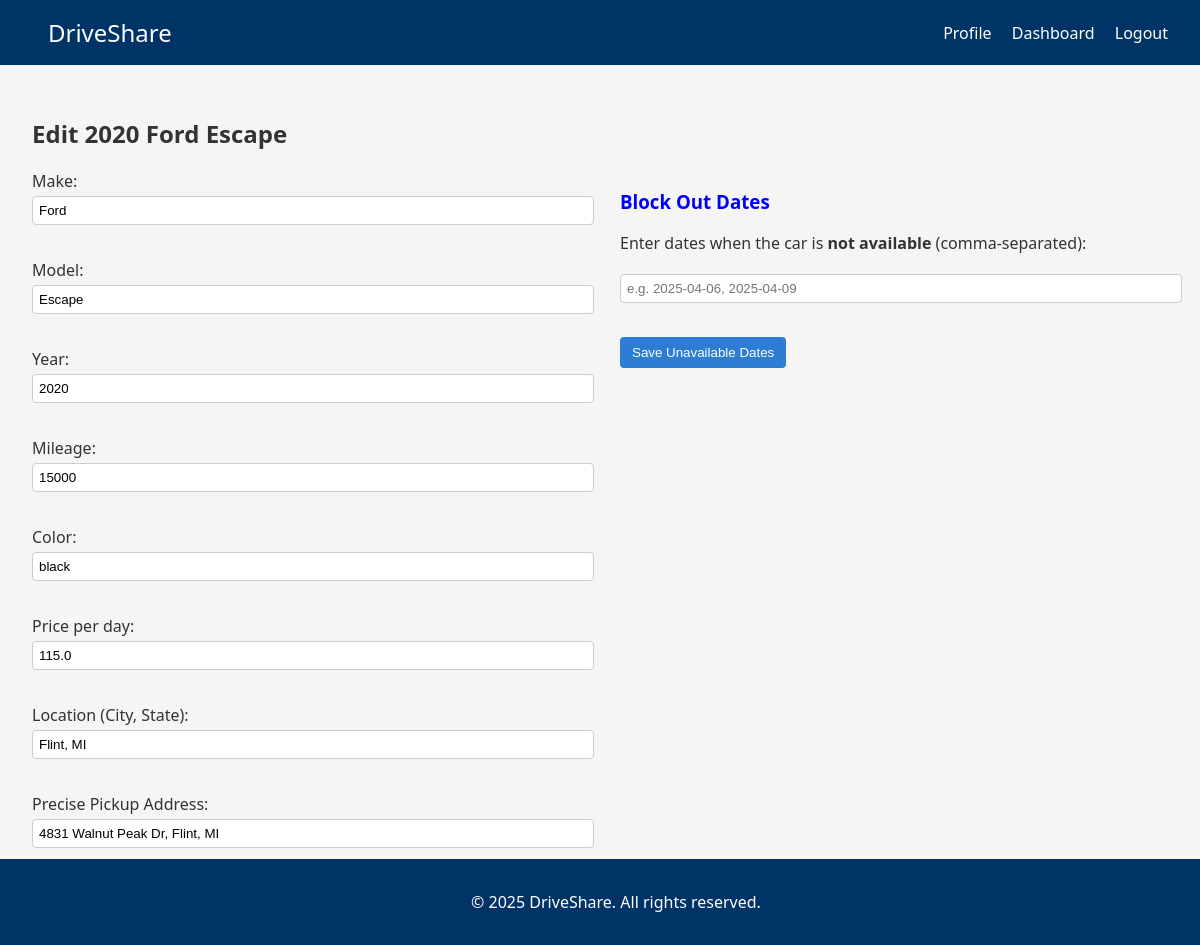
Before: /edit_car/1 (signed in) with the older database file.
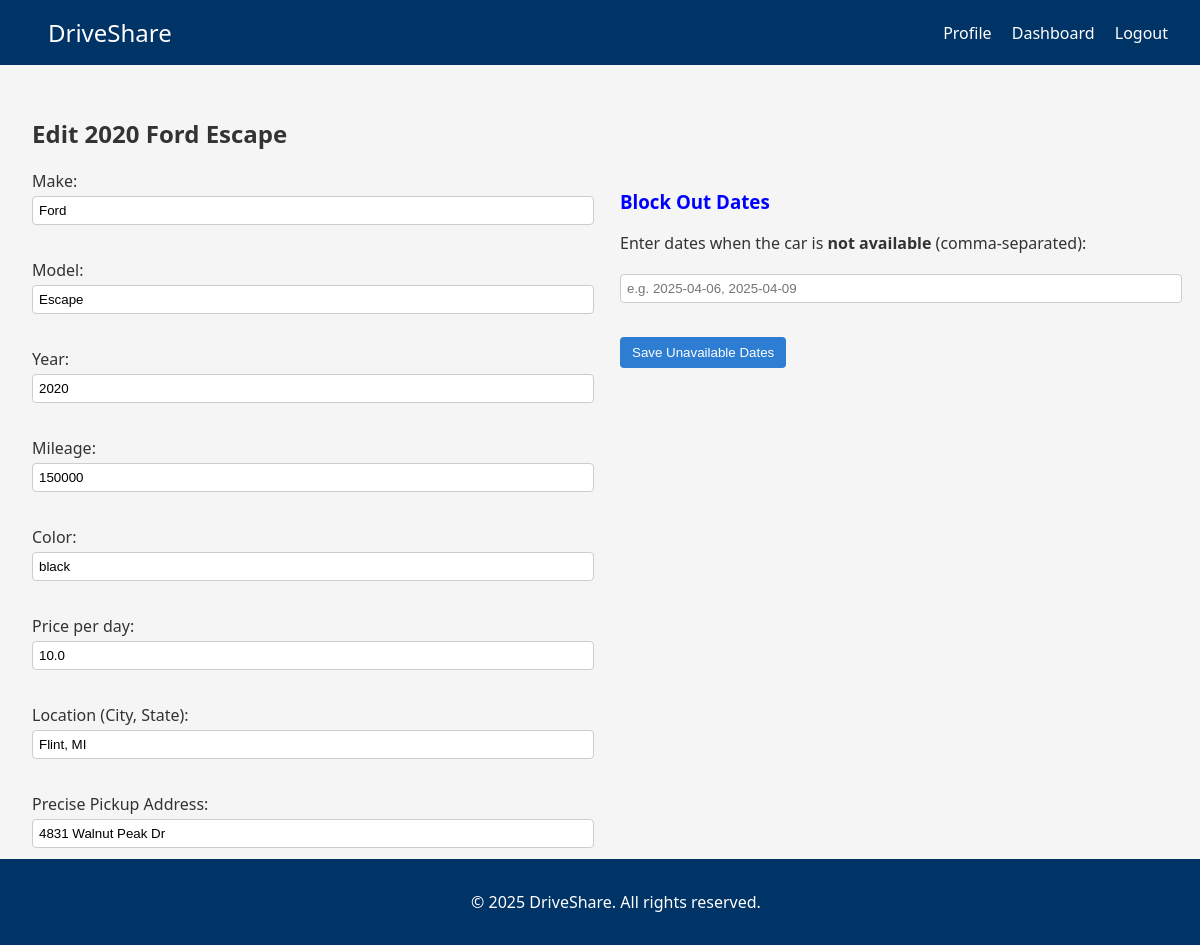
After: the same page with the newer database file.
### tables this page shows
CREATE TABLE cars (
                id INTEGER PRIMARY KEY AUTOINCREMENT,
                owner_id INTEGER NOT NULL,
                model TEXT NOT NULL,
                make TEXT NOT NULL,
                year INTEGER NOT NULL,
                mileage INTEGER NOT NULL,
                color TEXT,
                price REAL NOT NULL,
                location TEXT NOT NULL,
                precise_location TEXT,
                is_available BOOLEAN DEFAULT 1,
                image_url TEXT,
                created_at TIMESTAMP DEFAULT CURRENT_TIMESTAMP,
                FOREIGN KEY(owner_id) REFERENCES users(id) ON DELETE CASCADE
            );

### routes.py (the view, shortened to what this page needs)
    @app.route("/edit_car/<int:car_id>", methods=["GET", "POST"])
    def edit_car(car_id):
        if not UserSession.get_instance().is_authenticated():
            flash("Please log in to edit your car.")
            return redirect(url_for("login"))
        with sqlite3.connect("database.db") as conn:
            cursor = conn.cursor()
            cursor.execute("SELECT * FROM cars WHERE id = ? AND owner_id = ?", (car_id, UserSession.get_instance().user_id))
            car_data = cursor.fetchone()
        if not car_data:
            flash("Car not found or you do not have permission to edit it.")
            return redirect(url_for("manage_cars"))
        car = {
            "id": car_data[0],
            "owner_id": car_data[1],
            "model": car_data[2],
            "make": car_data[3],
            "year": car_data[4],
            "mileage": car_data[5],
            "color": car_data[6],
            "price": car_data[7],
            "location": car_data[8],
            "precise_location": car_data[9]
        }
        today = datetime.now().date()
        upcoming_dates = [(today + timedelta(days=i)).strftime('%Y-%m-%d') for i in range(7)]
        return render_template("edit_car.html", car=car, upcoming_dates=upcoming_dates)

### app.py (called while the page is built)
@app.context_processor
def inject_user_session():
    return dict(is_authenticated=UserSession.get_instance().is_authenticated())

### routes.py (called while the page is built)
    @staticmethod
    def get_instance():
        if UserSession._instance is None:
            UserSession()
        return UserSession._instance

    def is_authenticated(self):
        return self.user_id is not None

### templates/edit_car.html (shortened to what this page needs)
{% extends 'base.html' %}
{% block content %}
<h2>Edit {{ car.year }} {{ car.make }} {{ car.model }}</h2>
<div class="flex-container">
    <form method="POST" class="edit-form">
        <label>Make:</label><br>
        <input type="text" name="make" value="{{ car.make }}" required><br><br>
        <label>Model:</label><br>
        <input type="text" name="model" value="{{ car.model }}" required><br><br>
        <label>Year:</label><br>
        <input type="number" name="year" value="{{ car.year }}" required><br><br>
        <label>Mileage:</label><br>
        <input type="number" name="mileage" value="{{ car.mileage }}" required><br><br>
        <label>Color:</label><br>
        <input type="text" name="color" value="{{ car.color }}"><br><br>
        <label>Price per day:</label><br>
        <input type="number" name="price" step="0.01" value="{{ car.price }}" required><br><br>
        <label>Location (City, State):</label><br>
        <input type="text" name="location" value="{{ car.location }}" required><br><br>
        <label>Precise Pickup Address:</label><br>
        <input type="text" name="precise_location" value="{{ car.precise_location }}"><br><br>
        <button type="submit">Save Changes</button>
    </form>
    <form method="POST" action="{{ url_for('set_availability', car_id=car.id) }}" class="availability-form">
        <h3>Block Out Dates</h3>
        <p>Enter dates when the car is <strong>not available</strong> (comma-separated):</p>
        <input type="text" name="unavailable_dates" placeholder="e.g. 2025-04-06, 2025-04-09"><br><br>
        <button type="submit">Save Unavailable Dates</button>
    </form>
</div>
{% endblock %}

Changed rows visible on the page:
changed cars "Ford": mileage "15000" → "150000"; price "115.0" → "10.0"; precise_location "4831 Walnut Peak Dr, Flint, MI" → "4831 Walnut Peak Dr"
